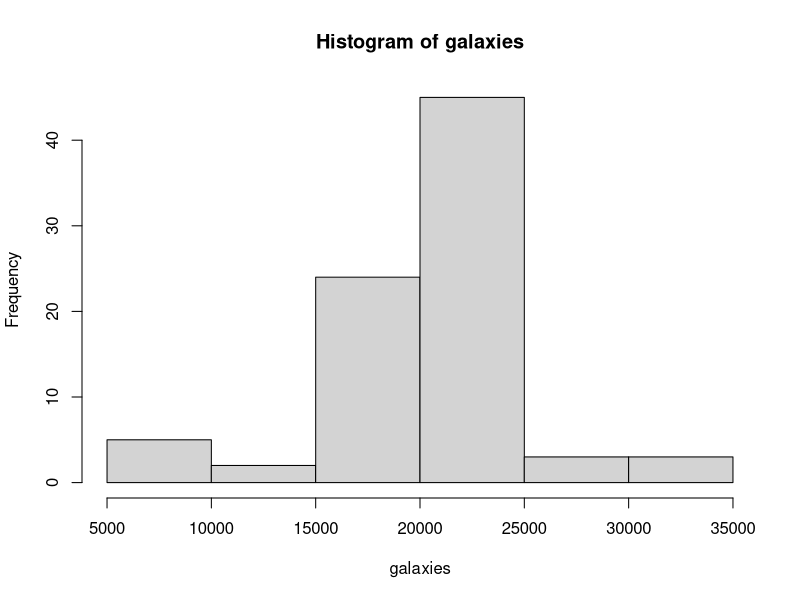
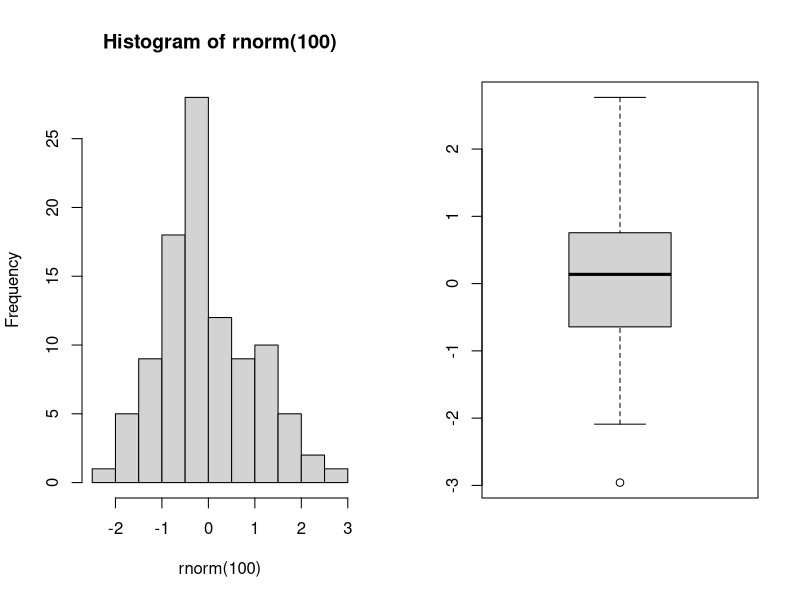
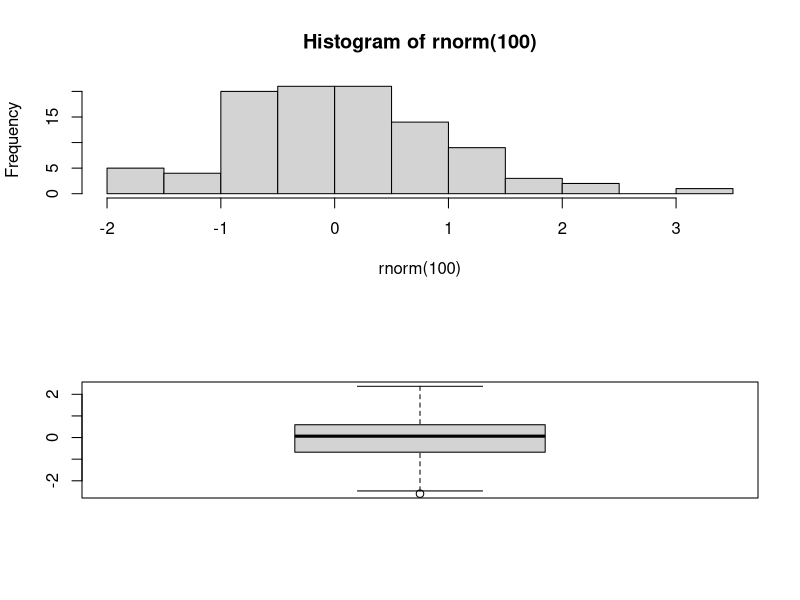
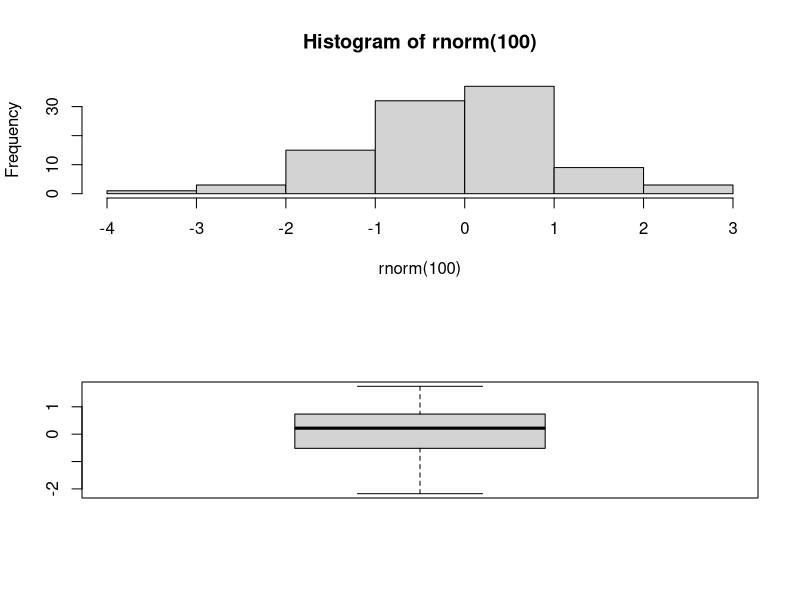
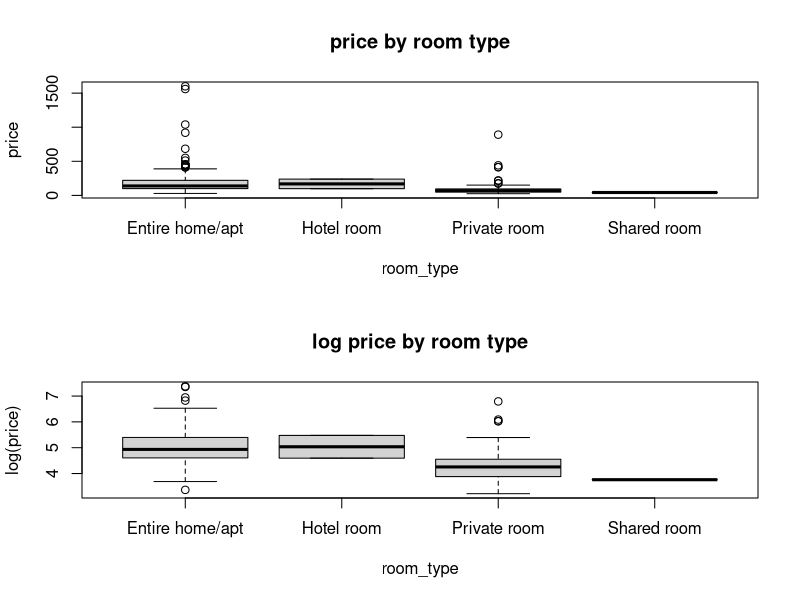
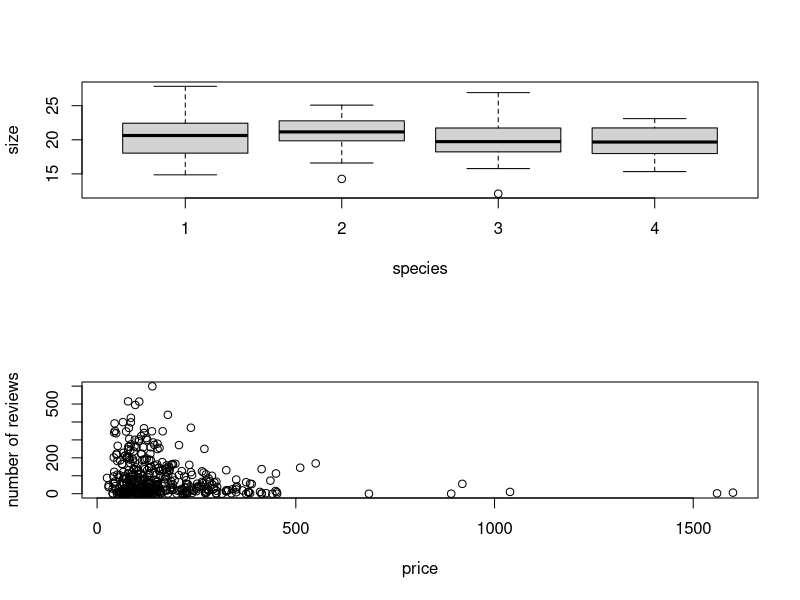
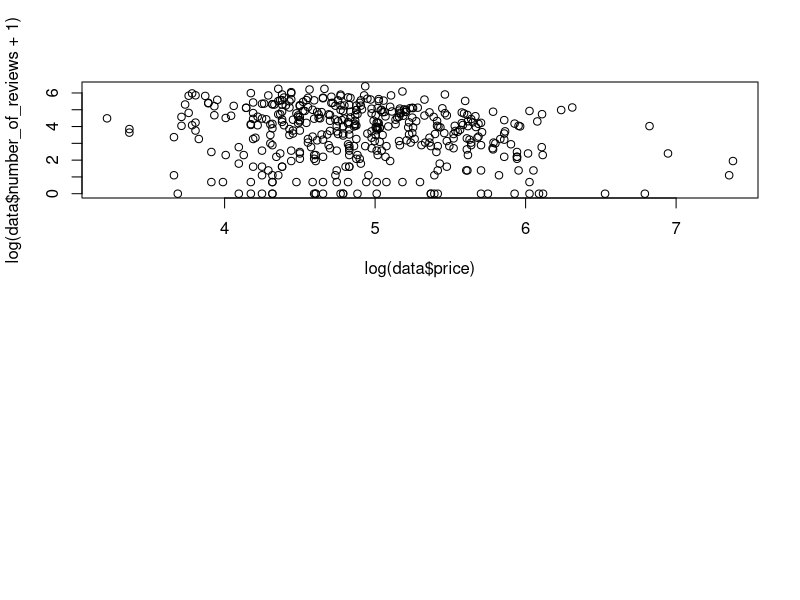
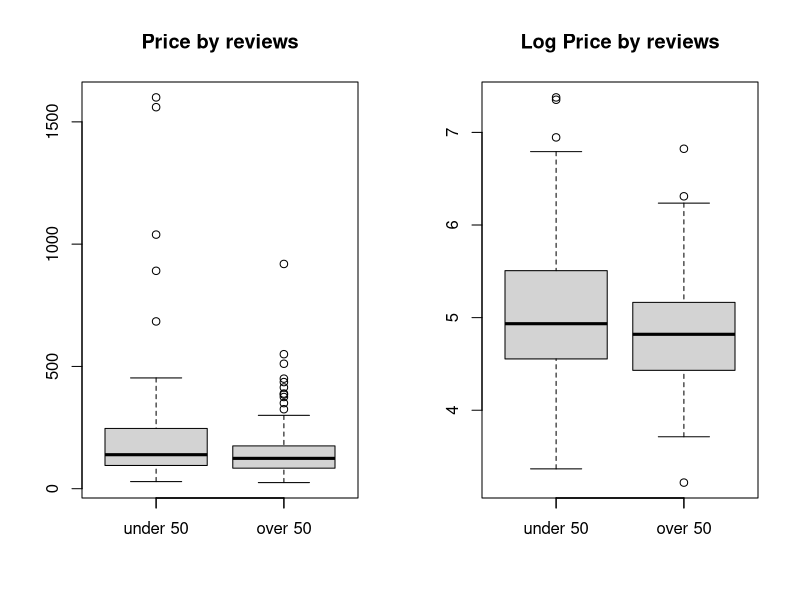

These figures' R source, in order:
## ---- chunk 1
knitr::opts_chunk$set(echo = TRUE)
## ---- chunk 2
data(galaxies)
## ---- chunk 3
library(MASS)
data(galaxies)  # this ''attaches'' the data set to your workspace.
head(galaxies)
hist(galaxies)  # remember the word for the shape of this distribution?
## ---- chunk 4
# Optional: replace "abind" in the code below with any package of your choosing and uncomment.  

#install.packages("abind")
#library(abind)
## ---- chunk 5
par(mfrow=c(1,2))
hist(rnorm(100))
boxplot(rnorm(100))
## ---- chunk 6
par(mfrow=c(2,1))
hist(rnorm(100))
boxplot(rnorm(100))
## ---- chunk 7
hist(rnorm(100))
boxplot(rnorm(100))
## ---- chunk 8
# create a vector with missing values
x <- c(4,18,9,NA,0)
## ---- chunk 9
mean(x)
mean(x, na.rm=T)  # use na.rm=T to ignore NAs
## ---- chunk 10
y <- c('no response',3,4,1,12)
is.na(y[1])  # returns TRUE if y[1] is NA
class(y)
## ---- chunk 11
mean(y, na.rm=T) 
## ---- chunk 12
y <- as.numeric(y)
y
class(y)
## ---- chunk 13
cor(x, y, use='complete.obs')
## ---- chunk 14
data <- read.csv("airbnb_asheville.csv")

# 'Entire home/apt'
full_house <- subset(data, room_type == "Entire home/apt")

mean(full_house$price)
median(full_house$price)
sd(full_house$price)

# 'Private room'
private_house <- subset(data, room_type == "Private room")

mean(private_house$price)
median(private_house$price)
sd(private_house$price)

## ---- chunk 15

data$room_type <- as.factor(data$room_type)

tapply(data$price, data$room_type, mean)
tapply(data$price, data$room_type, median)
tapply(data$price, data$room_type, sd)

## ---- chunk 16

boxplot(price ~ room_type, data = data, main = 'price by room type')
boxplot(log(price)~room_type, data=data, main ='log price by room type')

## ---- chunk 17
# create a data frame of random numbers
randoms <- data.frame(size=rnorm(100,20,3), species=as.factor(sample(1:4,100,replace=TRUE)))

# the syntax a ~ b will make boxplots of variable "a"
# grouped by variable "b".
# in the "data=" put the name of the data frame
boxplot(size ~ species, data=randoms)
## ---- chunk 18

cor(data$price, data$number_of_reviews)
plot(data$price, data$number_of_reviews, xlab = 'price', ylab = 'number of reviews')

## ---- chunk 19

cor(log(data$price), log(data$number_of_reviews+1))
plot(log(data$price), log(data$number_of_reviews+1))

## ---- chunk 20

under_50 <- subset(data, number_of_reviews < 50)
over_50 <- subset(data, number_of_reviews >= 50)

par(mfrow=c(1,2))

boxplot(under_50$price, over_50$price, main = "Price by reviews")
axis(1,at=1:2,labels=c("under 50","over 50"))

boxplot(log(under_50$price), log(over_50$price), main = "Log Price by reviews")
axis(1,at=1:2,labels=c("under 50","over 50"))

## ---- chunk 21

# Creating frequency table
data$high_listings <- as.factor(data$number_of_reviews >= 50)
room_type_high <- table(data$room_type, data$high_listings)
room_type_high

# Using row proportions to see association
prop.table(room_type_high)

## ---- chunk 22
# Some example code
# First I generate some artificial data
some_data <- data.frame(x=rnorm(10),y=as.factor(sample(1:3,10,replace=T,prob=c(.1,.4,.5))))

# append to the data frame a vector called "x_positive" 
# "x_positive" indicates whether x is >0 for that observation.
some_data$x_positive <- as.factor(some_data$x > 0)

# use the table function to create a two way table
some_data_table <- table(some_data$y,some_data$x_positive)
some_data_table

# prop.table can be used to find row and column proportions
# the margin option controls whether you get row or column proportions
prop.table(some_data_table,margin=1) # row proportions
prop.table(some_data_table,margin=2)  # column proportions


## ---- chunk 23
# Loading dataset 
library(MASS)
data(iris)
head(iris)
## ---- chunk 24
# Creating boxplots

par(mfrow=c(2,2))
boxplot(iris$Sepal.Length ~ iris$Species, xlab = 'Sepal Length', ylab = "Species")
boxplot(iris$Sepal.Width ~ iris$Species, xlab = 'Sepal Width', ylab = "Species")
boxplot(iris$Petal.Length ~ iris$Species, xlab = 'Petal Length', ylab = "Species")
boxplot(iris$Petal.Width ~ iris$Species, xlab = 'Petal Width', ylab = "Species")

